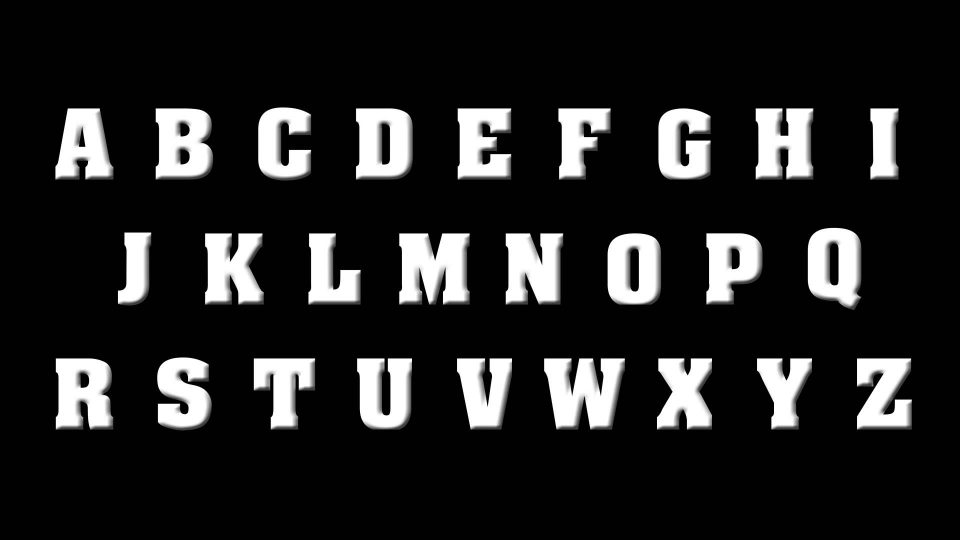
#> input picture wk5/letters.jpg, 1920 x 1080 px (shown at 1/2 size)
$ python workingWithGrayscaleHistograms.py --image letters.jpg
#> lines starting #> are read from the running program, lines starting #| are printed output that depends on the picture
#http://blog.ayoungprogrammer.com/2013/01/equation-ocr-part-1-using-contours-to.html/
#matlab example -- https://www.mathworks.com/help/vision/examples/automatically-detect-and-recognize-text-in-natural-images.html
#python3 workingWithHistograms.py --image letters.jpg


##if we need blank canvas for later..
##canvas = np.zeros((colSize+1,rowSize+1,3), dtype="uint8")


#IDEAS
#Object detection with histograms
#   Faces --

import argparse
import cv2
import numpy as np
from matplotlib import pyplot as plt


def draw_image_histogram(image, channels, color='k'):
    hist = cv2.calcHist([image], channels, None, [256], [0, 256])
    plt.plot(hist, color=color)
    plt.xlim([0, 256])


def show_grayscale_histogram(image):
    grayscale_image = cv2.cvtColor(image, cv2.COLOR_BGR2GRAY)
    cv2.imshow("image", grayscale_image)
    cv2.waitKey(0)
    draw_image_histogram(grayscale_image, [0])
    plt.show()

ap = argparse.ArgumentParser()
ap.add_argument("-i", "--image", required=True,
           help="Path to the image")
args = vars(ap.parse_args())

image = cv2.imread(args["image"])
#> image is the input picture: shape (1080, 1920, 3); min 0, max 255, mean 36

rowSize = image.shape[1]
#> rowSize = 1920
colSize = image.shape[0]
#> colSize = 1080

cv2.imshow("origional image", image)
cv2.waitKey(0)


#canvas = np.zeros((colSize+1,rowSize+1,3), dtype="uint8")


####### RESIZING ########

#define new image width to be 150
#so we need to compute ratio of old height to new height thus..
r = 450 / image.shape[1]
#> r = 0.234
dim = (450, int(image.shape[0] * r))
#> dim = (450, 253)
resized = cv2.resize(image, dim, interpolation = cv2.INTER_AREA)
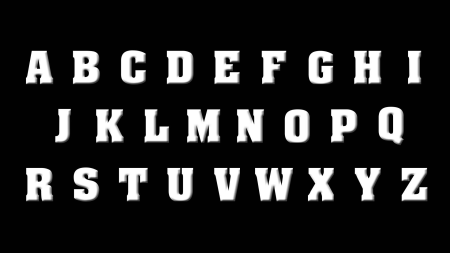
#> resized: shape (253, 450, 3); min 0, max 255, mean 36

cv2.imshow("resized with width: {}".format("450"), resized)
cv2.waitKey(0)


##### calculating histograms

#cv2.calcHist(images, channels, mask, bins, ranges)

## convert to grayscale
grayscale_image = cv2.cvtColor(image, cv2.COLOR_BGR2GRAY)

#calc hist

#gray as 1 channel so [0], No mask, 256 bins, values 0-256
hist = cv2.calcHist([grayscale_image], [0], None, [256], [0,256])
#> hist = 256 values, max 1690154 at index 1, min 96 at index 39, mean 8100

##plot with matplotlib

plt.figure()
plt.title("grayscale hist")
plt.xlabel("bins")
plt.ylabel("# pixels per bin")


#plot histogram
plt.plot(hist)

plt.xlim([0,256])
plt.show()
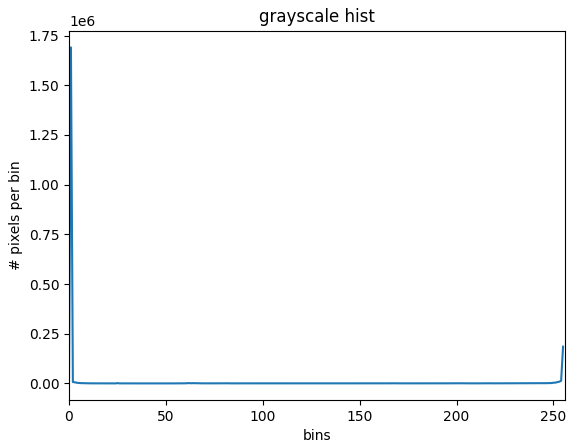
#> figure drawn by matplotlib, 1 panel; curve peaks at x = 1, y = 1690154
cv2.waitKey(0)

$ run again, with wk5/A.png saved as wk5/letters.jpg
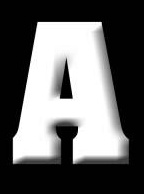
#> input picture wk5/A.png, 144 x 194 px
#> image is the input picture: shape (194, 144, 3); min 0, max 255, mean 99.3
#> hist = 256 values, max 12894 at index 1, min 0 at index 47, mean 109.1
#> `plt.show()`:
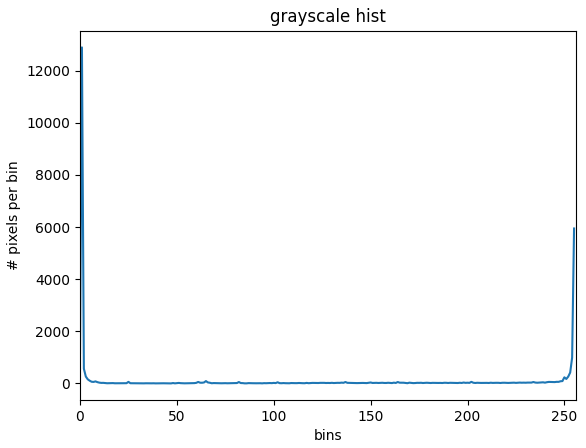
#> figure drawn by matplotlib, 1 panel; curve peaks at x = 1, y = 12894

$ run again, with wk5/B.png saved as wk5/letters.jpg
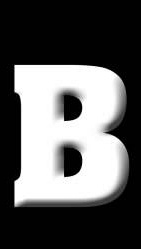
#> input picture wk5/B.png, 141 x 249 px
#> image is the input picture: shape (249, 141, 3); min 0, max 255, mean 91
#> hist = 256 values, max 18737 at index 1, min 2 at index 32, mean 137.1
#> `plt.show()`:
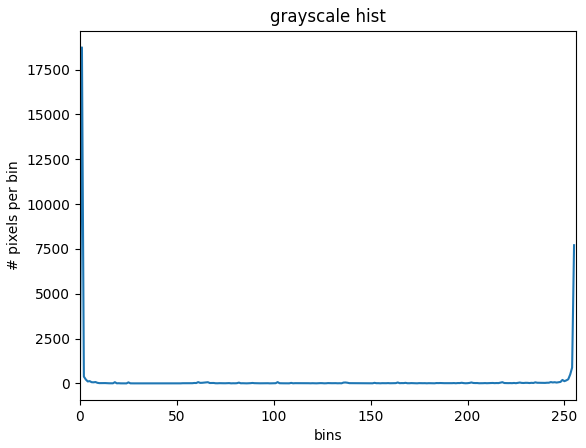
#> figure drawn by matplotlib, 1 panel; curve peaks at x = 1, y = 18737
